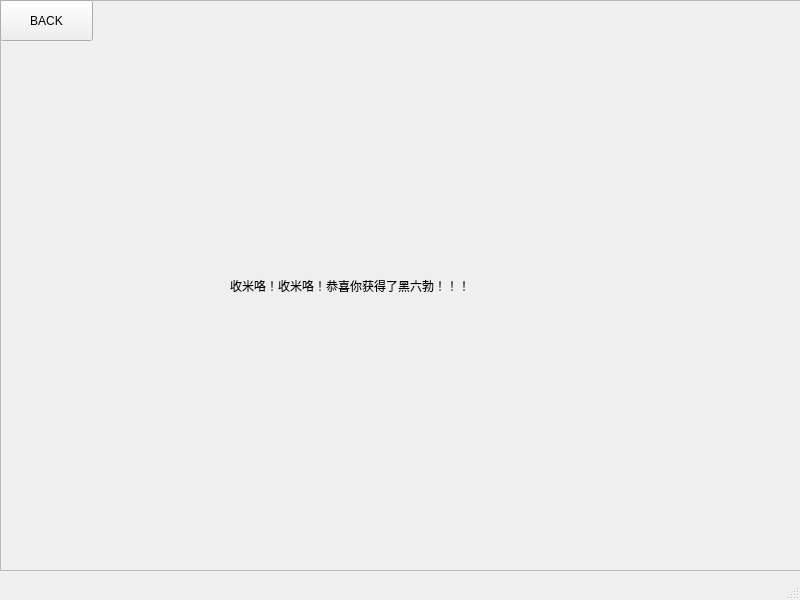
<?xml version="1.0" encoding="UTF-8"?>
<ui version="4.0">
 <class>hlb</class>
 <widget class="QMainWindow" name="hlb">
  <property name="geometry">
   <rect>
    <x>0</x>
    <y>0</y>
    <width>800</width>
    <height>600</height>
   </rect>
  </property>
  <property name="windowTitle">
   <string>MainWindow</string>
  </property>
  <widget class="QWidget" name="centralwidget">
   <widget class="QFrame" name="frame">
    <property name="geometry">
     <rect>
      <x>0</x>
      <y>0</y>
      <width>801</width>
      <height>571</height>
     </rect>
    </property>
    <property name="styleSheet">
     <string notr="true">#frame{

border-image:url(:/PHOTO/BOWL.png);
}
</string>
    </property>
    <property name="frameShape">
     <enum>QFrame::StyledPanel</enum>
    </property>
    <property name="frameShadow">
     <enum>QFrame::Raised</enum>
    </property>
    <widget class="QLabel" name="label">
     <property name="geometry">
      <rect>
       <x>230</x>
       <y>260</y>
       <width>491</width>
       <height>51</height>
      </rect>
     </property>
     <property name="text">
      <string>收米咯！收米咯！恭喜你获得了黑六勃！！！</string>
     </property>
    </widget>
    <widget class="QLabel" name="label_2">
     <property name="geometry">
      <rect>
       <x>570</x>
       <y>110</y>
       <width>331</width>
       <height>291</height>
      </rect>
     </property>
     <property name="text">
      <string>&lt;html&gt;&lt;head/&gt;&lt;body&gt;&lt;p&gt;&lt;img src=&quot;:/PHOTO/RYJ.png&quot;/&gt;&lt;/p&gt;&lt;/body&gt;&lt;/html&gt;</string>
     </property>
    </widget>
    <widget class="QLabel" name="label_3">
     <property name="geometry">
      <rect>
       <x>280</x>
       <y>-30</y>
       <width>241</width>
       <height>281</height>
      </rect>
     </property>
     <property name="text">
      <string>&lt;html&gt;&lt;head/&gt;&lt;body&gt;&lt;p&gt;&lt;img src=&quot;:/PHOTO/ALL.png&quot;/&gt;&lt;/p&gt;&lt;/body&gt;&lt;/html&gt;</string>
     </property>
    </widget>
    <widget class="QLabel" name="label_4">
     <property name="geometry">
      <rect>
       <x>0</x>
       <y>110</y>
       <width>301</width>
       <height>281</height>
      </rect>
     </property>
     <property name="text">
      <string>&lt;html&gt;&lt;head/&gt;&lt;body&gt;&lt;p&gt;&lt;img src=&quot;:/PHOTO/HJY.png&quot;/&gt;&lt;/p&gt;&lt;/body&gt;&lt;/html&gt;</string>
     </property>
    </widget>
    <widget class="QPushButton" name="pushButton">
     <property name="geometry">
      <rect>
       <x>0</x>
       <y>0</y>
       <width>93</width>
       <height>41</height>
      </rect>
     </property>
     <property name="text">
      <string>BACK</string>
     </property>
    </widget>
   </widget>
  </widget>
  <widget class="QMenuBar" name="menubar">
   <property name="geometry">
    <rect>
     <x>0</x>
     <y>0</y>
     <width>800</width>
     <height>26</height>
    </rect>
   </property>
  </widget>
  <widget class="QStatusBar" name="statusbar"/>
 </widget>
 <resources/>
 <connections/>
</ui>
